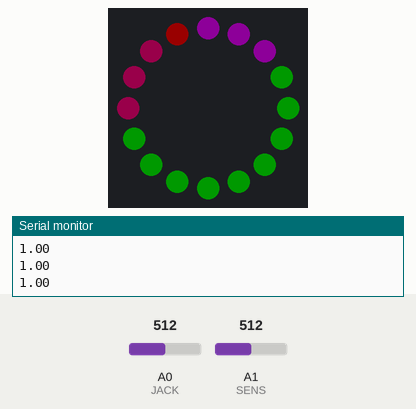
A sketch run on a simulated Arduino Uno, built with avr-gcc and run on an emulated ATmega328P. On the bench: 16 RGB LEDs in a ring, first at the top, clockwise, the last lines printed to the serial monitor. The inputs (shaded band) are chosen by the test bench; at power-on: A0 (JACK) = 512, A1 (SENS) = 512. Dim RGB values are drawn brighter than linear.

Above: at 1.2 s.
1.3 s: A0 (JACK) set to 122
At 1.6 s:
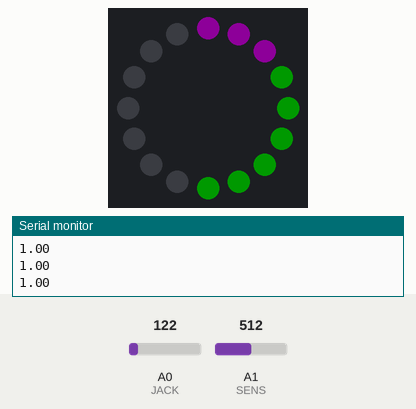
2.8 s: A1 (SENS) set to 214
At 3.4 s:
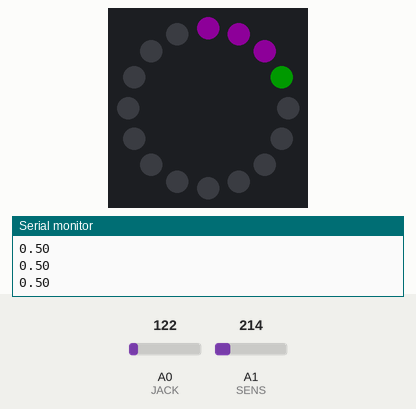
4.3 s: A1 (SENS) set to 191
At 4.7 s:
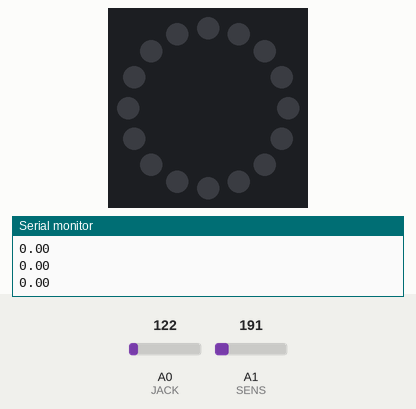
5.8 s: A1 (SENS) set to 306
At 7.0 s:
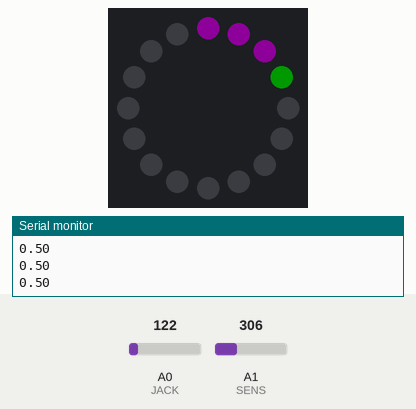
7.3 s: A0 (JACK) set to 306
At 8.5 s:
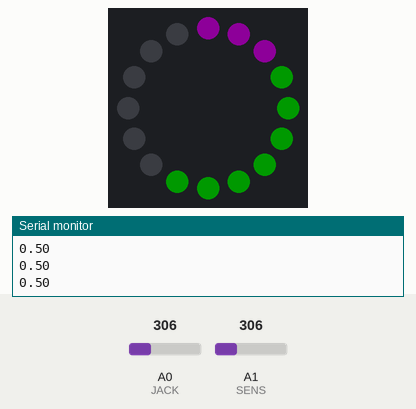
8.8 s: A0 (JACK) set to 372
At 9.3 s:
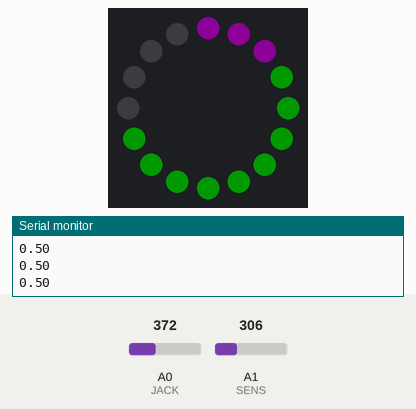
10.3 s: A0 (JACK) set to 406
Timing chart, 0 to 12.8 s (numbered marks = the images above; inputs shaded):
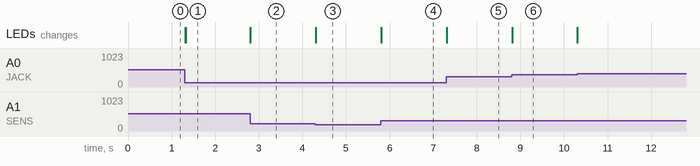

Measured:
- the behaviour switches between 205 and 204 on A1 (SENS) (found by bisection; images 2 and 3)
- after the input at 1.3 s, the LEDs: first change at once (image 1 shows a later state)
- after the input at 2.8 s, the LEDs: change at once (image 2)
- after the input at 4.3 s, the LEDs: change at once (image 3)
- after the input at 5.8 s, the LEDs: first change at once (image 4 shows a later state)
- after the input at 7.3 s, the LEDs: first change at once (image 5 shows a later state)
- after the input at 8.8 s, the LEDs: change at once (image 6)

The sketch:

vumeter.ino
```cpp
#include <Arduino.h>
#include <Adafruit_NeoPixel.h>

#define DATA_OUT 6
#define JACK A0
#define SENS A1
#define numofReadings 5
#define sensFactor 2

int ledCount = 16;
Adafruit_NeoPixel ring = Adafruit_NeoPixel(ledCount, DATA_OUT, NEO_GRB + NEO_KHZ800);
int minAnalog = 0;
int maxAnalog = 300;
int maxSens = 4 * 255;
int mappedValue = 0;
float sensitivity = 0 ;
int potent;
int middleLed = 0;
int prevSound = 0;
int prevMapped = 0;
int prevPeak = 0;
int peak = 0;
int sound, i, j;
float brightness = 0.1;

uint32_t red = ring.Color(255 * brightness, 0, 0);
uint32_t green = ring.Color(0, 255 * brightness ,0);
uint32_t blue = ring.Color(0, 0, 255 * brightness);
uint32_t magenta = ring.Color(230 * brightness,0 * brightness,255 * brightness);
uint32_t turk = ring.Color(85 * brightness,31 * brightness,67 * brightness);
uint32_t darkerturk = ring.Color(95 * brightness,30 * brightness,225 * brightness);
uint32_t pink = ring.Color(255 * brightness,7 * brightness,120 * brightness);
uint32_t ringColor[16] = {magenta, magenta, magenta, green, green, green, green, green, green, green, green, green, pink, pink, pink, red};
void storePrev(){
    prevSound = sound;
    prevMapped = mappedValue;
    prevPeak = peak;
}
void readvalues() {
    for (i = 0; i<= numofReadings; i++)
      sound += analogRead(JACK);
    sound /= numofReadings;
    potent = analogRead(SENS);
    sensitivity = map(potent, 0, 1023, 0, 5);
    sensitivity /= sensFactor;
    sound *= sensitivity;
    mappedValue = map(sound, minAnalog, maxAnalog, 0, ledCount - 1);
    peak = mappedValue + 1;
}
void setup() {
    // put your setup code here, to run once:
    Serial.begin(9600);
    pinMode(DATA_OUT, OUTPUT);
    ring.begin();
    ring.show();
}

void drawValues();

void shutoff() {
  mappedValue = 0;
  ring.show();
}
void loop() {
      readvalues();
      Serial.println(sensitivity);
      drawValues();
      ring.show();
      storePrev();
}

void drawValues() {
  for (i = 0; i < mappedValue; i++) {
    ring.setPixelColor(i, ringColor[i]);
  //  ring.setPixelColor(peak, blue);
  }
  for (i = prevMapped; i >= mappedValue; i--){
    ring.setPixelColor(i, 0);
//    ring.setPixelColor(prevPeak, 0);
    //ring.setPixelColor(i++, 0);
  }
}
```
